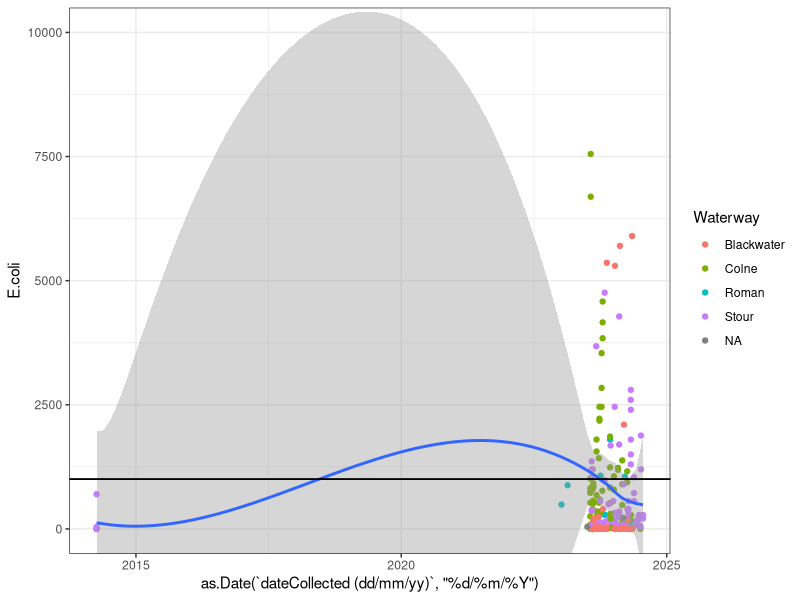

The R source for this figure:
## ---- chunk 1

library(tidyverse) 

## ---- chunk 2

getwd()


list.files("./data")
## ---- chunk 3

data <- read_csv("./data/DataCollectionForm - WQ data(1).csv",
                 na = c("NC", "NA", "R"))  # we need to sort out this coding of NC and R 
                 
                 

head(data)
## ---- chunk 4

data %>%
#  filter(Waterway == "Blackwater") %>%

ggplot(aes(y = E.coli, x = as.Date(`dateCollected (dd/mm/yy)`, "%d/%m/%Y")))+
  geom_point(aes(col = Waterway))+
  geom_smooth()+
# scale_y_continuous(trans='log10')+
  geom_hline(yintercept=1000)+
  geom_hline(yintercept=1000)+
  geom_hline(yintercept=1000)+
  coord_cartesian(ylim = c(0, 10000))+
  
  theme_bw()


